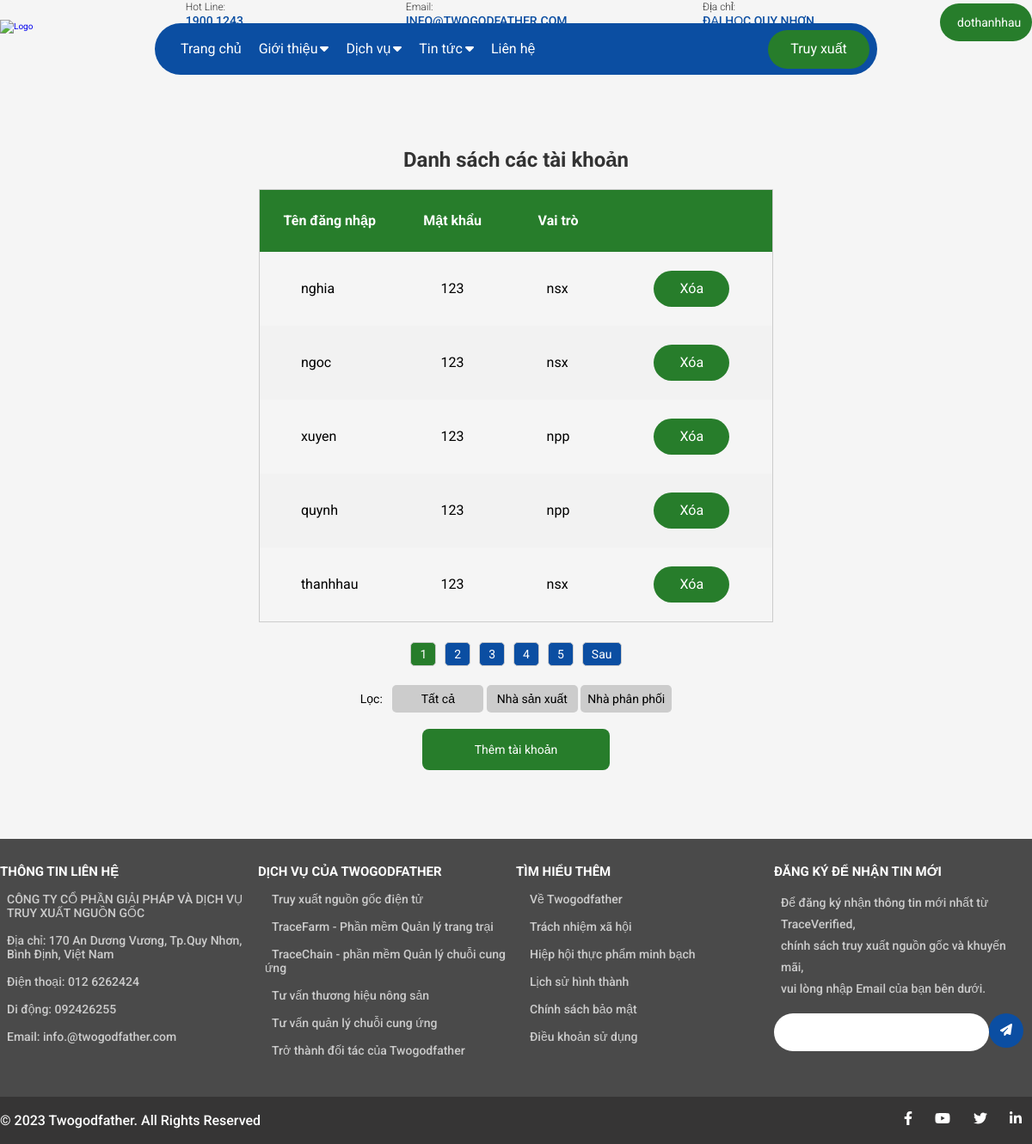
The app's page /admin.php (signed in) with its own data.
### tables this page shows
CREATE TABLE `taikhoan` (
  `tendangnhap` varchar(20) NOT NULL,
  `matkhau` varchar(20) NOT NULL,
  `vaitro` varchar(20) NOT NULL
);

### admin.php (the view, shortened to what this page needs)
<?php
    require("connect/connect.php");
    if(isset($_GET['loc'])) {
        $str_query = "SELECT * FROM taikhoan WHERE tendangnhap = '{$_SESSION['tendn']}'";
        $kq2 = mysqli_query($conn, $str_query);
        $row = mysqli_fetch_array($kq2);
        if(isset($_POST['change'])) {
            $tendn = $_POST['tendangnhap'];
            $mk = $_POST['mkcu'];
            $dong = mysqli_num_rows(mysqli_query($conn, "SELECT * FROM taikhoan WHERE tendangnhap = '$tendn' AND matkhau = '$mk'"));
            if($dong > 0) {
                $mkmoi = $_POST['mkmoi'];
                $re_mkmoi = $_POST['re-mkmoi'];
                if($mkmoi === $re_mkmoi) {
                    $str_update = "UPDATE taikhoan SET tendangnhap='$tendn', matkhau='$mkmoi' WHERE tendangnhap='{$_SESSION['tendn']}'";
                    $kq1 = mysqli_query($conn, $str_update);
                    if($kq1) {
                        echo '
                            <script>
                                alert("Cập nhật thông tin thành công!");
                                window.location.href = "admin.php";
                            </script>
                        ';
                    }
                    else {
                        $mess = "Cập nhật thông tin thất bại!";
                    }
                }
                else {
                    $mess = "Nhập mật khẩu mới không khớp!";
                }
            }
            else {
                $mess = "Sai mật khẩu cũ!";
            }
        }
    }
    else {
        if($_GET['btn-vaitro'] == "Tất cả")
            $role = "WHERE vaitro = 'nsx' OR vaitro = 'npp'";
        else if($_GET['btn-vaitro'] == "Nhà sản xuất")
            $role = "WHERE vaitro = 'nsx'";
        else
            $role = "WHERE vaitro = 'npp'";
        $baitren_mottrang = 5;
        $tranghientai = isset($_GET['page']) ? $_GET['page'] : 1;
        $cautruyvan = "SELECT * FROM taikhoan ".$role;
        $sodong = mysqli_num_rows(mysqli_query($conn, $cautruyvan));
        $tongsotrang = ceil($sodong / $baitren_mottrang);
        $trangbatdau = ($tranghientai - 1) * $baitren_mottrang;
        $dulieuhientai = "SELECT * FROM taikhoan ".$role." LIMIT $trangbatdau, $baitren_mottrang";
        $kq = mysqli_query($conn, $dulieuhientai);
    }
?>
<head>
</head>
<body>
    <?php if(isset($_GET['loc'])){ ?>
        <div class="separation"></div>
            <form action="" method="POST" class="change-info">
                <table align="center" class="them-sp">
                    <tr>
                        <td align="center" colspan="2"><h2>Sửa thông tin</h2></td>
                    </tr>
                    <tr>
                        <td>Tên đăng nhập</td>
                        <td><input type="text" name="tendangnhap" value="<?php echo $row['tendangnhap'] ?>" required readonly></td>
                    </tr>
                    <tr>
                        <td>Mật khẩu cũ</td>
                        <td><input type="password" name="mkcu" value="" required autofocus></td>
                    </tr>
                    <tr>
                        <td>Mật khẩu mới</td>
                        <td><input type="password" name="mkmoi" value="" required></td>
                    </tr>
                    <tr>
                        <td>Nhập lại mật khẩu mới</td>
                        <td><input type="password" name="re-mkmoi" value="" required></td>
                    </tr>
                    <tr>
                        <td colspan="2">
                            <?php if(isset($mess)) echo '<p style="color: red; font-size: 1.4rem;">'.$mess.'</p>' ?>
                        </td>
                    </tr>
                    <tr>
                        <td colspan="2" align="right"><input type="submit" value="Sửa thông tin" name="change"></td>
                    </tr>
                </table>
            </form>
    <?php }else{ ?>
        <div >
            <h2 style="text-align: center; color: #333; font-size: 2.4rem; margin-top: 58px;">Danh sách các tài khoản</h2>
            <div style="height: 502px">
                <table align="center" class="tab">
                    <thead>
                        <tr>
                            <th>Tên đăng nhập</th>
                            <th>Mật khẩu</th>
                            <th>Vai trò</th>
                            <th></th>
                        </tr>
                    </thead>
                    <tbody>
                        <?php while($row = mysqli_fetch_assoc($kq)){ ?>
                            <tr>
                                <td><?php echo $row['tendangnhap']; ?></td>
                                <td><?php echo $row['matkhau']; ?></td>
                                <td><?php echo $row['vaitro']; ?></td>
                                <td>
                                    <a class="button" href="admin.php?hanhdong=delete&id=<?php echo $row['tendangnhap']; ?>" onclick="return confirm('Bạn có chắc muốn xóa?')">Xóa</a>
                                </td>
                            </tr>
                        <?php } ?>
                    </tbody>
                </table>
            </div>
            <?php if ($tongsotrang > 1){ ?>
                <div class="phantrang">
                    <?php for ($i = 1; $i <= $tongsotrang; $i++){ ?>
                        <a href="admin.php?btn-vaitro=<?php echo $_GET['btn-vaitro'] ?>&page=<?php echo $i; ?>" class="<?php if($i == $tranghientai) echo 'active' ?>"><?php echo $i; ?></a>
                    <?php } ?>
                    <?php if ($tranghientai < $tongsotrang){ ?>
                        <a href="admin.php?btn-vaitro=<?php echo $_GET['btn-vaitro'] ?>&page=<?php echo $tranghientai + 1; ?>">Sau</a>
                    <?php } ?>
                </div>
            <?php } ?>
            <form class="filter" action="<?php if(isset($_SERVER['PHP_SELF'])) echo $_SERVER['PHP_SELF']; ?>" method="GET">
                <label for="">Lọc: </label>
                <input type="submit" value="Tất cả" name="btn-vaitro">
                <input type="submit" value="Nhà sản xuất" name="btn-vaitro">
                <input type="submit" value="Nhà phân phối" name="btn-vaitro">
            </form>
            <div class="feature-npp" style="text-align: center;">
                <a style="text-decoration:none;" href="admin.php?hanhdong=add">Thêm tài khoản</a>
            </div>
        </div>
    <?php } ?>

### records on screen
taikhoan: tendangnhap "nghia", matkhau "123", vaitro "nsx"
taikhoan: tendangnhap "ngoc", matkhau "123", vaitro "nsx"
taikhoan: tendangnhap "xuyen", matkhau "123", vaitro "npp"
taikhoan: tendangnhap "quynh", matkhau "123", vaitro "npp"
taikhoan: tendangnhap "thanhhau", matkhau "123", vaitro "nsx"

### other values on screen
$_SESSION['tendn'] "dothanhhau"
